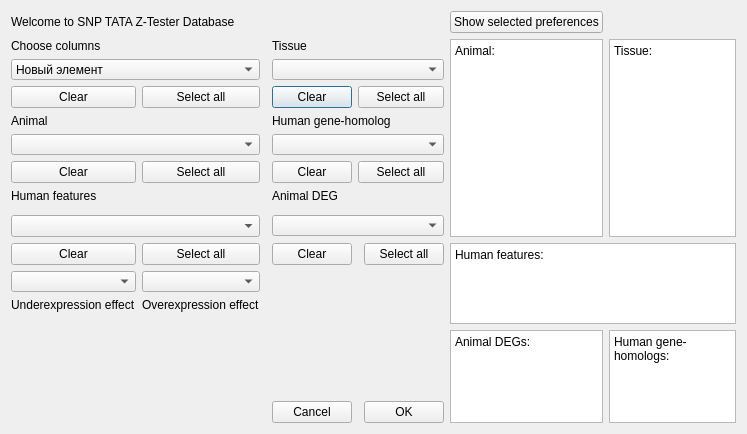
<?xml version="1.0" encoding="UTF-8"?>
<ui version="4.0">
 <class>Set_Preferenses_Window</class>
 <widget class="QDialog" name="Set_Preferenses_Window">
  <property name="geometry">
   <rect>
    <x>0</x>
    <y>0</y>
    <width>747</width>
    <height>434</height>
   </rect>
  </property>
  <property name="windowTitle">
   <string>Preferences</string>
  </property>
  <layout class="QGridLayout" name="gridLayout">
   <item row="10" column="6" rowspan="5" colspan="2">
    <widget class="QPlainTextEdit" name="plainTextEdit">
     <property name="plainText">
      <string>Human features:</string>
     </property>
    </widget>
   </item>
   <item row="3" column="3">
    <widget class="QPushButton" name="btn_clear_Tissue">
     <property name="maximumSize">
      <size>
       <width>16777215</width>
       <height>24</height>
      </size>
     </property>
     <property name="text">
      <string>Clear</string>
     </property>
    </widget>
   </item>
   <item row="0" column="6">
    <widget class="QPushButton" name="pushButton">
     <property name="text">
      <string>Show selected preferences</string>
     </property>
    </widget>
   </item>
   <item row="9" column="3" colspan="3">
    <widget class="QComboBox" name="Animal_DEG_cb">
     <property name="maximumSize">
      <size>
       <width>16777215</width>
       <height>21</height>
      </size>
     </property>
    </widget>
   </item>
   <item row="4" column="3" colspan="3">
    <widget class="QLabel" name="label_6">
     <property name="maximumSize">
      <size>
       <width>16777215</width>
       <height>16</height>
      </size>
     </property>
     <property name="text">
      <string>Human gene-homolog</string>
     </property>
    </widget>
   </item>
   <item row="2" column="3" colspan="3">
    <widget class="QComboBox" name="Tissue_cb">
     <property name="maximumSize">
      <size>
       <width>16777215</width>
       <height>21</height>
      </size>
     </property>
    </widget>
   </item>
   <item row="10" column="0">
    <widget class="QPushButton" name="btn_clear_human_features">
     <property name="maximumSize">
      <size>
       <width>16777215</width>
       <height>24</height>
      </size>
     </property>
     <property name="text">
      <string>Clear</string>
     </property>
    </widget>
   </item>
   <item row="4" column="0">
    <widget class="QLabel" name="label_3">
     <property name="maximumSize">
      <size>
       <width>16777215</width>
       <height>16</height>
      </size>
     </property>
     <property name="text">
      <string>Animal</string>
     </property>
    </widget>
   </item>
   <item row="15" column="6">
    <widget class="QPlainTextEdit" name="chosen_text_Animal_DEG">
     <property name="plainText">
      <string>Animal DEGs:
</string>
     </property>
    </widget>
   </item>
   <item row="11" column="1">
    <widget class="QComboBox" name="Overexpression_sign">
     <property name="maximumSize">
      <size>
       <width>16777215</width>
       <height>21</height>
      </size>
     </property>
    </widget>
   </item>
   <item row="9" column="0" colspan="2">
    <widget class="QComboBox" name="Human_features_cb"/>
   </item>
   <item row="6" column="3">
    <widget class="QPushButton" name="btn_clear_Human_gene_homolog">
     <property name="maximumSize">
      <size>
       <width>16777215</width>
       <height>24</height>
      </size>
     </property>
     <property name="text">
      <string>Clear</string>
     </property>
    </widget>
   </item>
   <item row="15" column="3" alignment="Qt::AlignBottom">
    <widget class="QPushButton" name="btn_cancel_SPW">
     <property name="maximumSize">
      <size>
       <width>16777215</width>
       <height>24</height>
      </size>
     </property>
     <property name="text">
      <string>Cancel</string>
     </property>
    </widget>
   </item>
   <item row="10" column="3">
    <widget class="QPushButton" name="btn_clear_Animal_DEG">
     <property name="maximumSize">
      <size>
       <width>16777215</width>
       <height>24</height>
      </size>
     </property>
     <property name="text">
      <string>Clear</string>
     </property>
    </widget>
   </item>
   <item row="12" column="0">
    <widget class="QLabel" name="label_8">
     <property name="maximumSize">
      <size>
       <width>16777215</width>
       <height>21</height>
      </size>
     </property>
     <property name="text">
      <string>Underexpression effect</string>
     </property>
    </widget>
   </item>
   <item row="1" column="0" colspan="2">
    <widget class="QLabel" name="label_2">
     <property name="maximumSize">
      <size>
       <width>16777215</width>
       <height>16</height>
      </size>
     </property>
     <property name="text">
      <string>Choose columns</string>
     </property>
    </widget>
   </item>
   <item row="11" column="0">
    <widget class="QComboBox" name="Underexpression_sign">
     <property name="maximumSize">
      <size>
       <width>16777215</width>
       <height>21</height>
      </size>
     </property>
    </widget>
   </item>
   <item row="10" column="1">
    <widget class="QPushButton" name="btn_selectall_human_features">
     <property name="maximumSize">
      <size>
       <width>16777215</width>
       <height>24</height>
      </size>
     </property>
     <property name="text">
      <string>Select all</string>
     </property>
    </widget>
   </item>
   <item row="7" column="3">
    <widget class="QLabel" name="label_7">
     <property name="maximumSize">
      <size>
       <width>16777215</width>
       <height>16</height>
      </size>
     </property>
     <property name="text">
      <string>Animal DEG</string>
     </property>
    </widget>
   </item>
   <item row="2" column="0" colspan="2">
    <widget class="QComboBox" name="Columns_cb">
     <property name="maximumSize">
      <size>
       <width>16777215</width>
       <height>21</height>
      </size>
     </property>
     <property name="insertPolicy">
      <enum>QComboBox::InsertAtBottom</enum>
     </property>
     <property name="sizeAdjustPolicy">
      <enum>QComboBox::AdjustToContentsOnFirstShow</enum>
     </property>
     <item>
      <property name="text">
       <string>Новый элемент</string>
      </property>
     </item>
     <item>
      <property name="text">
       <string>Новый элемент</string>
      </property>
     </item>
     <item>
      <property name="text">
       <string>Новый элемент</string>
      </property>
     </item>
     <item>
      <property name="text">
       <string>Новый элемент</string>
      </property>
     </item>
     <item>
      <property name="text">
       <string>Новый элемент</string>
      </property>
     </item>
     <item>
      <property name="text">
       <string>Новый элемент</string>
      </property>
     </item>
     <item>
      <property name="text">
       <string>Новый элемент</string>
      </property>
     </item>
    </widget>
   </item>
   <item row="12" column="1">
    <widget class="QLabel" name="label_9">
     <property name="maximumSize">
      <size>
       <width>16777215</width>
       <height>21</height>
      </size>
     </property>
     <property name="text">
      <string>Overexpression effect</string>
     </property>
    </widget>
   </item>
   <item row="5" column="0" colspan="2">
    <widget class="QComboBox" name="Animal_cb">
     <property name="enabled">
      <bool>true</bool>
     </property>
     <property name="sizePolicy">
      <sizepolicy hsizetype="Preferred" vsizetype="Maximum">
       <horstretch>0</horstretch>
       <verstretch>0</verstretch>
      </sizepolicy>
     </property>
     <property name="maximumSize">
      <size>
       <width>16777215</width>
       <height>21</height>
      </size>
     </property>
    </widget>
   </item>
   <item row="6" column="0">
    <widget class="QPushButton" name="btn_clear_Animal">
     <property name="maximumSize">
      <size>
       <width>16777215</width>
       <height>24</height>
      </size>
     </property>
     <property name="text">
      <string>Clear</string>
     </property>
    </widget>
   </item>
   <item row="3" column="2">
    <spacer name="horizontalSpacer">
     <property name="orientation">
      <enum>Qt::Horizontal</enum>
     </property>
     <property name="sizeHint" stdset="0">
      <size>
       <width>40</width>
       <height>20</height>
      </size>
     </property>
    </spacer>
   </item>
   <item row="1" column="7" rowspan="9">
    <widget class="QPlainTextEdit" name="chosen_text_Tissue">
     <property name="plainText">
      <string>Tissue:
</string>
     </property>
    </widget>
   </item>
   <item row="3" column="1">
    <widget class="QPushButton" name="btn_selectall_Columns_cb">
     <property name="maximumSize">
      <size>
       <width>16777215</width>
       <height>24</height>
      </size>
     </property>
     <property name="text">
      <string>Select all</string>
     </property>
    </widget>
   </item>
   <item row="15" column="7">
    <widget class="QPlainTextEdit" name="chosen_text_Human_gene_homolog">
     <property name="plainText">
      <string>Human gene-homologs:</string>
     </property>
    </widget>
   </item>
   <item row="0" column="0" colspan="4">
    <widget class="QLabel" name="label">
     <property name="maximumSize">
      <size>
       <width>16777215</width>
       <height>16</height>
      </size>
     </property>
     <property name="text">
      <string>Welcome to SNP TATA Z-Tester Database</string>
     </property>
     <property name="textFormat">
      <enum>Qt::RichText</enum>
     </property>
    </widget>
   </item>
   <item row="1" column="6" rowspan="9">
    <widget class="QTextEdit" name="chosen_text_Animals">
     <property name="html">
      <string>&lt;!DOCTYPE HTML PUBLIC &quot;-//W3C//DTD HTML 4.0//EN&quot; &quot;http://www.w3.org/TR/REC-html40/strict.dtd&quot;&gt;
&lt;html&gt;&lt;head&gt;&lt;meta name=&quot;qrichtext&quot; content=&quot;1&quot; /&gt;&lt;meta charset=&quot;utf-8&quot; /&gt;&lt;style type=&quot;text/css&quot;&gt;
p, li { white-space: pre-wrap; }
&lt;/style&gt;&lt;/head&gt;&lt;body style=&quot; font-family:'Segoe UI'; font-size:9.07087pt; font-weight:400; font-style:normal;&quot;&gt;
&lt;p style=&quot; margin-top:0px; margin-bottom:0px; margin-left:0px; margin-right:0px; -qt-block-indent:0; text-indent:0px;&quot;&gt;&lt;span style=&quot; font-size:9.07087pt;&quot;&gt;Animal:&lt;/span&gt;&lt;/p&gt;&lt;/body&gt;&lt;/html&gt;</string>
     </property>
    </widget>
   </item>
   <item row="1" column="3">
    <widget class="QLabel" name="label_4">
     <property name="maximumSize">
      <size>
       <width>16777215</width>
       <height>16</height>
      </size>
     </property>
     <property name="text">
      <string>Tissue</string>
     </property>
    </widget>
   </item>
   <item row="7" column="0">
    <widget class="QLabel" name="label_5">
     <property name="text">
      <string>Human features</string>
     </property>
    </widget>
   </item>
   <item row="3" column="4" colspan="2">
    <widget class="QPushButton" name="btn_selectall_Tissue">
     <property name="maximumSize">
      <size>
       <width>16777215</width>
       <height>24</height>
      </size>
     </property>
     <property name="text">
      <string>Select all</string>
     </property>
    </widget>
   </item>
   <item row="6" column="4" colspan="2">
    <widget class="QPushButton" name="btn_selectall_Human_gene_homolog">
     <property name="maximumSize">
      <size>
       <width>16777215</width>
       <height>24</height>
      </size>
     </property>
     <property name="text">
      <string>Select all</string>
     </property>
    </widget>
   </item>
   <item row="6" column="1">
    <widget class="QPushButton" name="btn_selectall_Animal">
     <property name="maximumSize">
      <size>
       <width>16777215</width>
       <height>24</height>
      </size>
     </property>
     <property name="text">
      <string>Select all</string>
     </property>
    </widget>
   </item>
   <item row="5" column="3" colspan="3">
    <widget class="QComboBox" name="HumanGH_cb">
     <property name="maximumSize">
      <size>
       <width>16777215</width>
       <height>21</height>
      </size>
     </property>
    </widget>
   </item>
   <item row="10" column="5">
    <widget class="QPushButton" name="btn_selectall_Animal_DEG">
     <property name="maximumSize">
      <size>
       <width>16777215</width>
       <height>24</height>
      </size>
     </property>
     <property name="text">
      <string>Select all</string>
     </property>
    </widget>
   </item>
   <item row="3" column="0">
    <widget class="QPushButton" name="btn_clear_Columns_cb">
     <property name="maximumSize">
      <size>
       <width>16777215</width>
       <height>24</height>
      </size>
     </property>
     <property name="text">
      <string>Clear</string>
     </property>
    </widget>
   </item>
   <item row="15" column="5" alignment="Qt::AlignBottom">
    <widget class="QPushButton" name="btn_OK_SPW">
     <property name="maximumSize">
      <size>
       <width>16777215</width>
       <height>24</height>
      </size>
     </property>
     <property name="text">
      <string>OK</string>
     </property>
    </widget>
   </item>
  </layout>
 </widget>
 <resources/>
 <connections/>
</ui>
